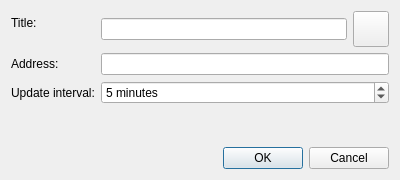
<?xml version="1.0" encoding="UTF-8"?>
<ui version="4.0">
 <class>Otter::FeedPropertiesDialog</class>
 <widget class="QDialog" name="Otter::FeedPropertiesDialog">
  <property name="geometry">
   <rect>
    <x>0</x>
    <y>0</y>
    <width>400</width>
    <height>180</height>
   </rect>
  </property>
  <property name="windowTitle">
   <string>Edit Feed</string>
  </property>
  <layout class="QVBoxLayout" name="verticalLayout" stretch="0,0,0">
   <item>
    <layout class="QFormLayout" name="formLayout">
     <item row="0" column="0">
      <widget class="QLabel" name="titleLabel">
       <property name="text">
        <string>Title:</string>
       </property>
       <property name="buddy">
        <cstring>titleLineEditWidget</cstring>
       </property>
      </widget>
     </item>
     <item row="0" column="1">
      <layout class="QHBoxLayout" name="horizontalLayout">
       <item>
        <widget class="Otter::LineEditWidget" name="titleLineEditWidget"/>
       </item>
       <item>
        <widget class="Otter::IconWidget" name="iconButton">
         <property name="minimumSize">
          <size>
           <width>36</width>
           <height>36</height>
          </size>
         </property>
         <property name="maximumSize">
          <size>
           <width>36</width>
           <height>36</height>
          </size>
         </property>
         <property name="toolTip">
          <string>Change Icon…</string>
         </property>
        </widget>
       </item>
      </layout>
     </item>
     <item row="1" column="0">
      <widget class="QLabel" name="urlLabel">
       <property name="text">
        <string>Address:</string>
       </property>
       <property name="buddy">
        <cstring>urlLineEditWidget</cstring>
       </property>
      </widget>
     </item>
     <item row="1" column="1">
      <widget class="Otter::LineEditWidget" name="urlLineEditWidget"/>
     </item>
     <item row="2" column="0">
      <widget class="QLabel" name="updateIntervalLabel">
       <property name="text">
        <string>Update interval:</string>
       </property>
       <property name="buddy">
        <cstring>updateIntervalSpinBox</cstring>
       </property>
      </widget>
     </item>
     <item row="2" column="1">
      <widget class="QSpinBox" name="updateIntervalSpinBox">
       <property name="specialValueText">
        <string>Never</string>
       </property>
       <property name="suffix">
        <string> minutes</string>
       </property>
       <property name="maximum">
        <number>10080</number>
       </property>
       <property name="value">
        <number>5</number>
       </property>
      </widget>
     </item>
    </layout>
   </item>
   <item>
    <spacer name="verticalSpacer">
     <property name="orientation">
      <enum>Qt::Vertical</enum>
     </property>
     <property name="sizeHint" stdset="0">
      <size>
       <width>0</width>
       <height>0</height>
      </size>
     </property>
    </spacer>
   </item>
   <item>
    <widget class="QDialogButtonBox" name="buttonBox">
     <property name="orientation">
      <enum>Qt::Horizontal</enum>
     </property>
     <property name="standardButtons">
      <set>QDialogButtonBox::Cancel|QDialogButtonBox::Ok</set>
     </property>
    </widget>
   </item>
  </layout>
 </widget>
 <customwidgets>
  <customwidget>
   <class>Otter::LineEditWidget</class>
   <extends>QLineEdit</extends>
   <header>src/ui/LineEditWidget.h</header>
  </customwidget>
  <customwidget>
   <class>Otter::IconWidget</class>
   <extends>QToolButton</extends>
   <header>src/ui/IconWidget.h</header>
  </customwidget>
 </customwidgets>
 <tabstops>
  <tabstop>titleLineEditWidget</tabstop>
  <tabstop>iconButton</tabstop>
  <tabstop>urlLineEditWidget</tabstop>
 </tabstops>
 <resources/>
 <connections/>
</ui>
